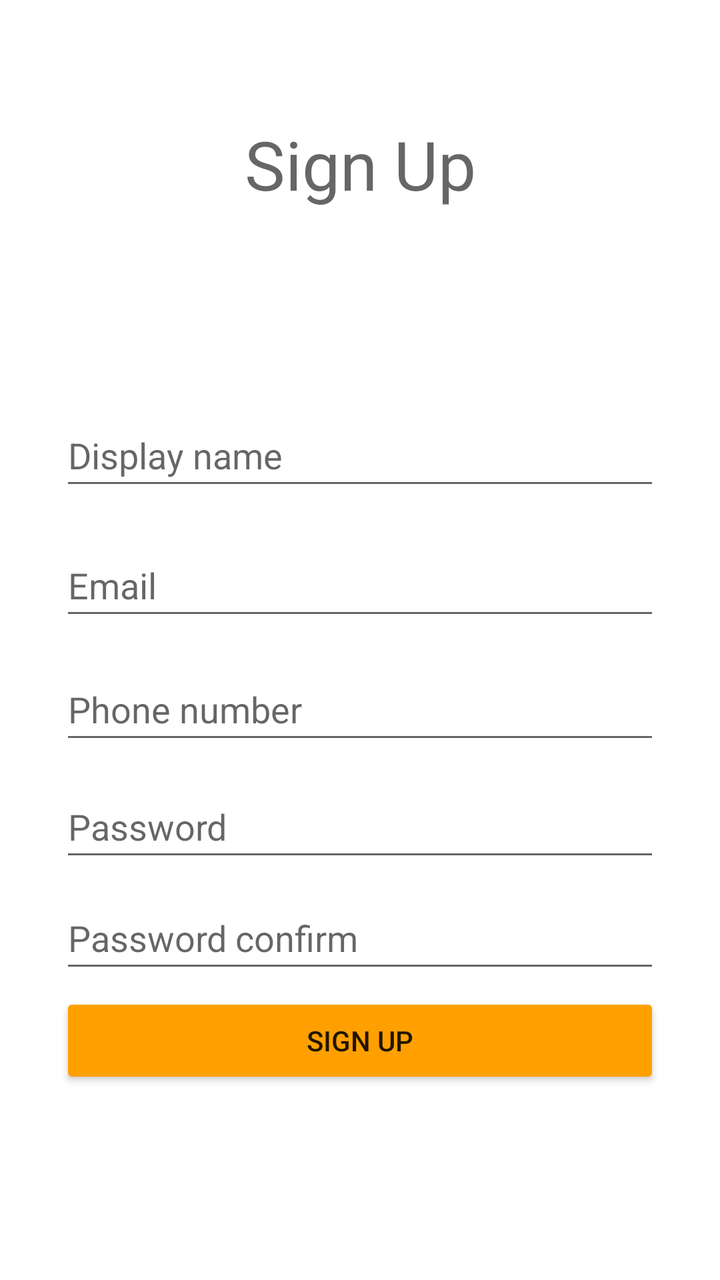
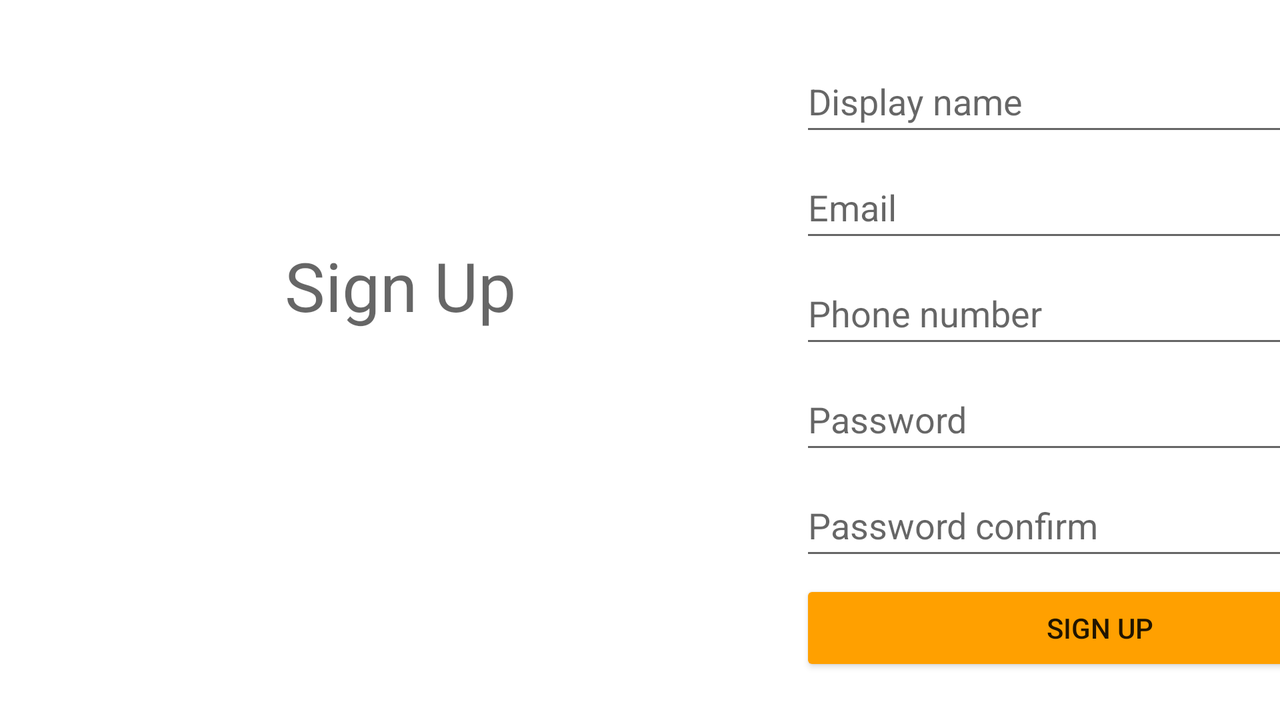

The same Android screen from two of the app's own layout files: first res/layout/ as a phone draws it, then the author's variant for another configuration, drawn on a device whose configuration selects that folder. Both files follow.
<!-- AndroidManifest.xml: application theme Theme.Rally -->
<!-- res/layout/activity_register.xml -->
<?xml version="1.0" encoding="utf-8"?>
<androidx.constraintlayout.widget.ConstraintLayout xmlns:android="http://schemas.android.com/apk/res/android"
    xmlns:app="http://schemas.android.com/apk/res-auto"
    xmlns:tools="http://schemas.android.com/tools"
    android:layout_width="match_parent"
    android:layout_height="match_parent"
    tools:context=".RegisterActivity">

    <TextView
        android:id="@+id/textView"
        android:layout_width="wrap_content"
        android:layout_height="wrap_content"
        android:text="@string/sign_up"
        android:textAppearance="@style/TextAppearance.AppCompat.Display1"
        app:layout_constraintBottom_toBottomOf="parent"
        app:layout_constraintEnd_toEndOf="parent"
        app:layout_constraintStart_toStartOf="parent"
        app:layout_constraintTop_toTopOf="parent"
        app:layout_constraintVertical_bias="0.1" />

    <EditText
        android:id="@+id/editTextDisplayName"
        android:layout_width="@dimen/form_width"
        android:layout_height="@dimen/field_height"
        android:ems="10"
        android:hint="@string/display_name"
        android:inputType="text"
        android:autofillHints="username"
        app:layout_constraintBottom_toBottomOf="parent"
        app:layout_constraintEnd_toEndOf="parent"
        app:layout_constraintStart_toStartOf="parent"
        app:layout_constraintTop_toBottomOf="@+id/textView"
        app:layout_constraintVertical_bias="0.2" />

    <EditText
        android:id="@+id/editTextRegisterEmail"
        android:layout_width="@dimen/form_width"
        android:layout_height="@dimen/field_height"
        android:ems="10"
        android:hint="@string/email"
        android:inputType="textEmailAddress"
        android:autofillHints="emailAddress"
        app:layout_constraintBottom_toBottomOf="parent"
        app:layout_constraintEnd_toEndOf="parent"
        app:layout_constraintStart_toStartOf="parent"
        app:layout_constraintTop_toBottomOf="@+id/editTextDisplayName"
        app:layout_constraintVertical_bias="0.05" />

    <EditText
        android:id="@+id/editTextPhone"
        android:layout_width="@dimen/form_width"
        android:layout_height="@dimen/field_height"
        android:autofillHints="phone"
        android:ems="10"
        android:hint="@string/phone_number"
        android:inputType="phone"
        app:layout_constraintBottom_toBottomOf="parent"
        app:layout_constraintEnd_toEndOf="parent"
        app:layout_constraintStart_toStartOf="parent"
        app:layout_constraintTop_toBottomOf="@+id/editTextRegisterEmail"
        app:layout_constraintVertical_bias="0.05" />

    <EditText
        android:id="@+id/editTextRegisterPassword"
        android:layout_width="@dimen/form_width"
        android:layout_height="@dimen/field_height"
        android:ems="10"
        android:hint="@string/password"
        android:inputType="textPassword"
        android:importantForAutofill="no"
        app:layout_constraintBottom_toBottomOf="parent"
        app:layout_constraintEnd_toEndOf="parent"
        app:layout_constraintStart_toStartOf="parent"
        app:layout_constraintTop_toBottomOf="@+id/editTextPhone"
        app:layout_constraintVertical_bias="0.05" />

    <EditText
        android:id="@+id/editTextRegisterPasswordConfirm"
        android:layout_width="@dimen/form_width"
        android:layout_height="@dimen/field_height"
        android:ems="10"
        android:hint="@string/password_confirm"
        android:inputType="textPassword"
        android:importantForAutofill="no"
        app:layout_constraintBottom_toBottomOf="parent"
        app:layout_constraintEnd_toEndOf="parent"
        app:layout_constraintStart_toStartOf="parent"
        app:layout_constraintTop_toBottomOf="@+id/editTextRegisterPassword"
        app:layout_constraintVertical_bias="0.05" />

    <Button
        android:id="@+id/signUpBtn"
        android:layout_width="@dimen/form_width"
        android:layout_height="wrap_content"
        android:backgroundTint="@color/accent_color"
        android:onClick="register"
        android:text="@string/sign_up"
        app:cornerRadius="3dp"
        app:layout_constraintBottom_toBottomOf="parent"
        app:layout_constraintEnd_toEndOf="parent"
        app:layout_constraintStart_toStartOf="parent"
        app:layout_constraintTop_toBottomOf="@+id/editTextRegisterPasswordConfirm"
        app:layout_constraintVertical_bias="0.05" />
</androidx.constraintlayout.widget.ConstraintLayout>
<!-- resources referenced by this layout -->
<resources>
  <color name="accent_color">#FFA000</color>
  <dimen name="field_height">48dp</dimen>
  <dimen name="form_width">300dp</dimen>
  <string name="display_name">Display name</string>
  <string name="email">Email</string>
  <string name="password">Password</string>
  <string name="password_confirm">Password confirm</string>
  <string name="phone_number">Phone number</string>
  <string name="sign_up">Sign Up</string>
  <style name="Theme.Rally" parent="Base.Theme.Rally">
          <item name="colorPrimary">@color/accent_color</item>
          <item name="android:statusBarColor">#F57C00</item>
      </style>
  <style name="Base.Theme.Rally" parent="Theme.MaterialComponents.DayNight.DarkActionBar">
          
          
      </style>
</resources>
<!-- res/layout-land/activity_register.xml (the author's variant of the layout above) -->
<!-- drawn on the phone turned sideways -->
<?xml version="1.0" encoding="utf-8"?>
<LinearLayout xmlns:android="http://schemas.android.com/apk/res/android"
    xmlns:app="http://schemas.android.com/apk/res-auto"
    xmlns:tools="http://schemas.android.com/tools"
    android:layout_width="match_parent"
    android:layout_height="match_parent"
    android:orientation="horizontal"
    tools:context=".RegisterActivity">

    <TextView
        android:id="@+id/textView"
        android:layout_width="400dp"
        android:layout_height="wrap_content"
        android:layout_marginTop="120dp"
        android:text="@string/sign_up"
        android:textAppearance="@style/TextAppearance.AppCompat.Display1"
        android:textAlignment="center" />

    <LinearLayout
        android:layout_width="wrap_content"
        android:layout_height="match_parent"
        android:orientation="vertical"
        android:paddingTop="20dp">

        <EditText
            android:id="@+id/editTextDisplayName"
            android:layout_width="@dimen/form_width"
            android:layout_height="@dimen/field_height"
            android:layout_marginTop="@dimen/form_gap"
            android:ems="10"
            android:hint="@string/display_name"
            android:inputType="text"
            android:autofillHints="username" />

        <EditText
            android:id="@+id/editTextRegisterEmail"
            android:layout_width="@dimen/form_width"
            android:layout_height="@dimen/field_height"
            android:layout_marginTop="@dimen/form_gap"
            android:ems="10"
            android:hint="@string/email"
            android:inputType="textEmailAddress"
            android:autofillHints="emailAddress" />

        <EditText
            android:id="@+id/editTextPhone"
            android:layout_width="@dimen/form_width"
            android:layout_height="@dimen/field_height"
            android:layout_marginTop="@dimen/form_gap"
            android:autofillHints="phone"
            android:ems="10"
            android:hint="@string/phone_number"
            android:inputType="phone" />

        <EditText
            android:id="@+id/editTextRegisterPassword"
            android:layout_width="@dimen/form_width"
            android:layout_height="@dimen/field_height"
            android:layout_marginTop="@dimen/form_gap"
            android:ems="10"
            android:hint="@string/password"
            android:inputType="textPassword"
            android:importantForAutofill="no" />

        <EditText
            android:id="@+id/editTextRegisterPasswordConfirm"
            android:layout_width="@dimen/form_width"
            android:layout_height="@dimen/field_height"
            android:layout_marginTop="@dimen/form_gap"
            android:ems="10"
            android:hint="@string/password_confirm"
            android:inputType="textPassword"
            android:importantForAutofill="no" />

        <Button
            android:id="@+id/signUpBtn"
            android:layout_width="@dimen/form_width"
            android:layout_height="wrap_content"
            android:layout_marginTop="@dimen/form_gap"
            android:backgroundTint="@color/accent_color"
            android:onClick="register"
            android:text="@string/sign_up"
            app:cornerRadius="3dp" />
    </LinearLayout>
</LinearLayout>
<!-- resources referenced by the variant -->
<!-- as the phone turned sideways resolves them -->
<resources>
  <color name="accent_color">#FFA000</color>
  <dimen name="field_height">48dp</dimen>
  <dimen name="form_gap">5dp</dimen>
  <dimen name="form_width">300dp</dimen>
  <string name="display_name">Display name</string>
  <string name="email">Email</string>
  <string name="password">Password</string>
  <string name="password_confirm">Password confirm</string>
  <string name="phone_number">Phone number</string>
  <string name="sign_up">Sign Up</string>
  <style name="Theme.Rally" parent="Base.Theme.Rally">
          <item name="colorPrimary">@color/accent_color</item>
          <item name="android:statusBarColor">#F57C00</item>
      </style>
  <style name="Base.Theme.Rally" parent="Theme.MaterialComponents.DayNight.DarkActionBar">
          
          
      </style>
</resources>
